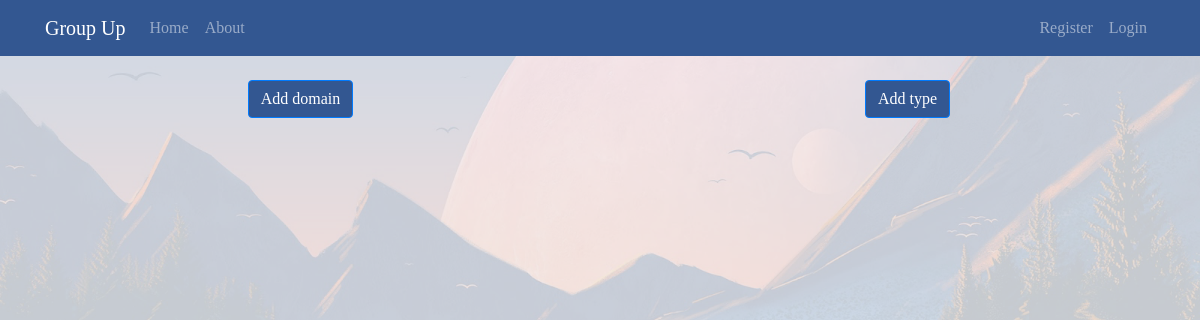
Page /manage-types-domains/ on the earlier database version.
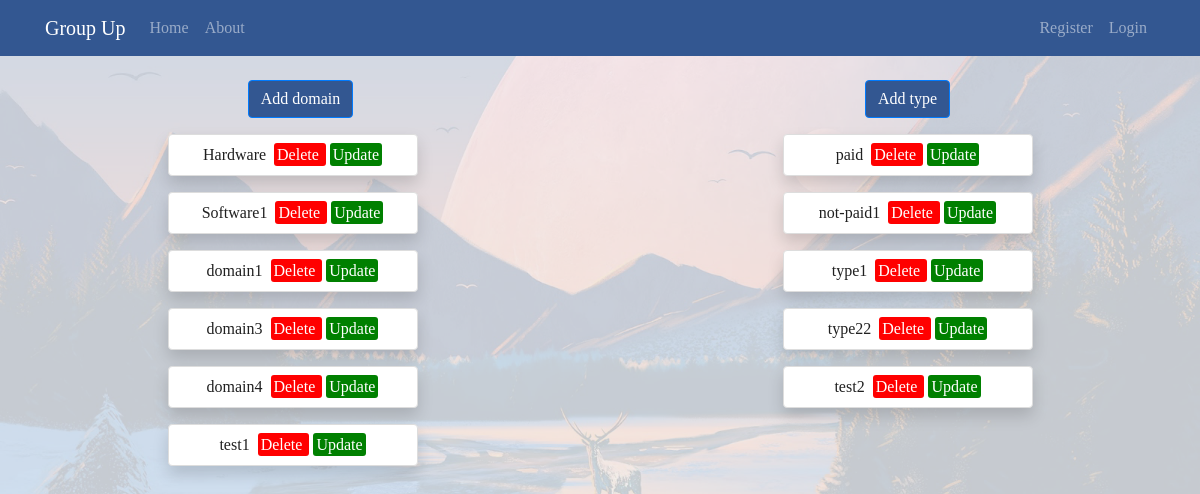
Same page on the later database version.
### mains/models.py (models this page shows, shortened)
class PostDomain(models.Model):
    choices = models.CharField(max_length=15)

class PostType(models.Model):
    choices = models.CharField(max_length=15)

### users/views.py (the view)
# urls.py: path('manage-types-domains/', user_views.manage_types_domains, name = 'manage-types-domains'),
def manage_types_domains(request):
    domains = PostDomain.objects.all()
    types = PostType.objects.all()
    context = {'domains':domains, 'types':types}
    return render(request, "users/manage_types_domains.html", context)

### users/context_proccessors.py (called while the page is built)
def usergetter(request):
    if "usr_id" in request.session:
        varUsr = MyUser.objects.get(id = request.session.get("usr_id"))
        is_logged = True
    else:
        varUsr = None
        is_logged = False
    return  {
        'var_usr' : varUsr,
        'is_logged' : is_logged,
    }

### users/templates/users/manage_types_domains.html (shortened to what this page needs)
{% extends "mains/base.html" %}
{% block content %}
<div class = "row">
		<div style = "width:100%" class = "text-center col-md-6">
			<a  style="color:#FFFFFF;" href="{% url 'create-domain' %}"> <button class = "btn btn-primary mb-3 ml-3 " style="background-color:#335791;" > Add domain </button></a>
			{% for  domain in domains %}
			<article class="media content-section shadow container mb-3  rounded p-2" style="width:250px">
				<div style="width:100%" class = "text-center">
					<a style="color:#202020">{{ domain.choices }}</a>
					<a href = "{% url 'delete-domain' domain.id %}" class = "ml-1" style = "background:red; border-radius:3px;color:white;padding:3px"> Delete </a>
					<a href = "{% url 'update-domain' domain.id %}" class = "ml-1" style = "background:green; border-radius:3px;color:white;padding:3px"> Update </a>
				</div>
		   </article>
	{% endfor %}
	  </div>
		<div style = "width:100%" class = "text-center col-md-6">
			<a  style="color:#FFFFFF;" href="{% url 'create-type' %}"> <button class = "btn btn-primary mb-3 " style="background-color:#335791;" > Add type </button></a>
		{% for  type in types %}
			<article class="media content-section shadow container  mb-3 bg-white rounded d-flex p-2" style="width:250px">
				<div style="width:100%" class = "text-center">
					<a style="color:#202020">{{ type.choices }}</a>
					<a href = "{% url 'delete-type' type.id %}" class = "ml-1" style = "background:red; border-radius:3px;color:white;padding:3px"> Delete </a>
					<a href = "{% url 'update-type' type.id %}" class = "ml-1" style = "background:green; border-radius:3px;color:white;padding:3px"> Update </a>
				</div>
		   </article>
		{% endfor %}
			</div>
 </div>
{% endblock content %}

Differences in the rows shown:
added PostDomain: choices "Hardware"
added PostDomain: choices "Software1"
added PostDomain: choices "domain1"
added PostDomain: choices "domain3"
added PostDomain: choices "domain4"
added PostDomain: choices "test1"
added PostType: choices "paid"
added PostType: choices "not-paid1"
added PostType: choices "type1"
added PostType: choices "type22"
added PostType: choices "test2"
